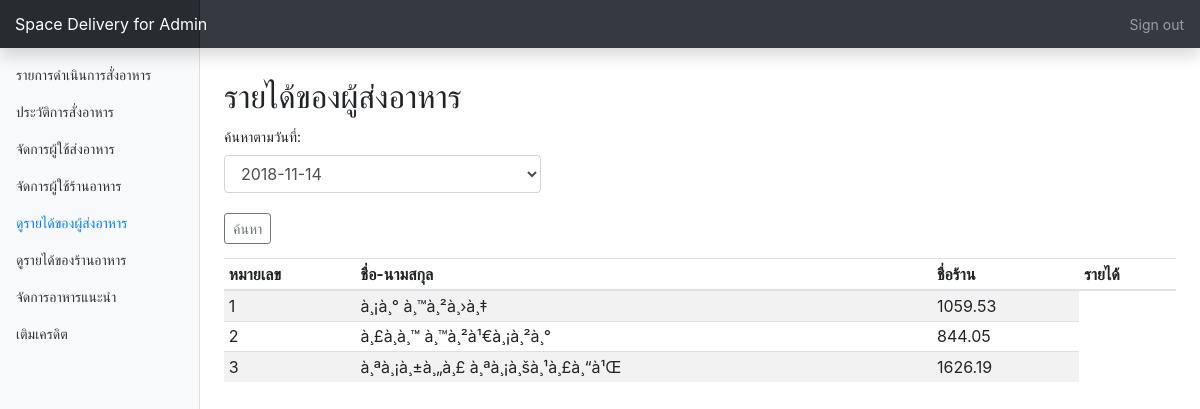
/api/AdminTable/homemenu.php?page=deliveryIncome (signed in), run on the app's committed database.
### tables this page shows
CREATE TABLE `deliverymanuser` (
  `id` int(10) UNSIGNED NOT NULL,
  `firstname` varchar(30) NOT NULL,
  `lastname` varchar(30) NOT NULL,
  `sex` varchar(100) NOT NULL,
  `address` text NOT NULL,
  `phone` varchar(10) NOT NULL,
  `img` varchar(255) DEFAULT 'pro.jpg',
  `email` varchar(50) NOT NULL,
  `password` varchar(30) NOT NULL,
  `licensePlate` varchar(50) NOT NULL,
  `vahicle` varchar(50) NOT NULL,
  `status` varchar(10) DEFAULT 'null'
);

### api/AdminTable/page_incomeDeliman.php (the view, shortened to what this page needs)
  <h2 style="margin-top:30px">รายได้ของผู้ส่งอาหาร</h2>
  <form action="homemenu.php?page=deliveryIncome" method="POST" style="margin-top:10px">
  <div class="form-group" style="margin-bottom:20px">
    <label for="pwd">ค้นหาตามวันที่:</label>
    <select name="date" class="form-control col-sm-4">
      <?php
      include "ConnectAdminTable.php";
      $sql = "SELECT order_date FROM tb_order where order_status='success' ORDER BY order_date DESC";
      $result=mysqli_query($conn,$sql);
      $date = 0;
      while($data = mysqli_fetch_assoc($result)) {
        if($date != $data["order_date"]){
        echo " <option value=".$data["order_date"].">".$data["order_date"]."</option>";
        $date =  $data["order_date"];
        }
      }
       ?>
    </select>
  </div>
  <button type="submit" class="btn btn-sm btn-outline-secondary">ค้นหา</button>
</form>
  <div class="table-responsive">
    <table class="table table-striped table-sm">
      <thead>
        <tr>
          <th>หมายเลข</th>
          <th>ชื่อ-นามสกุล</th>
          <th>ชื่อร้าน</th>
          <th>รายได้</th>
        </tr>
      </thead>
      <tbody>
        <?php
        $sum = 0;
        if(isset($_POST["date"])){
          $date = $_POST["date"];
          $sql = "SELECT id, firstname, lastname
          FROM deliverymanuser where status='allow' ";
          $result=mysqli_query($conn,$sql);
          while($data = mysqli_fetch_assoc($result)) {
            $sql4 = "SELECT tb_order.cart_id
            FROM tb_order
            INNER JOIN tb_delivery ON tb_delivery.order_id = tb_order.order_id
            AND tb_delivery.deliman_id =".$data["id"]." AND tb_order.order_date='".$date."' ";
           $result4=mysqli_query($conn,$sql4);
           while($data4 = mysqli_fetch_assoc($result4)) {
             echo $data4["cart_id"];
             $sql5 = "SELECT food.Res_id FROM tb_cart
             INNER JOIN food ON tb_cart.cart_id = ".$data4["cart_id"]."
             AND tb_cart.food_id = food.id ";
            $result5=mysqli_query($conn,$sql5);
            while($data5 = mysqli_fetch_assoc($result5)) {
              $sql6 = "SELECT resname FROM resuse where id = ".$data5["Res_id"]." ";
             $result6=mysqli_query($conn,$sql5);
             while($data6 = mysqli_fetch_assoc($result6)) {
               echo "<tr>".
              "<td>".$data["id"]."</td>".
              "<td>".$data["firstname"]." ".$data["lastname"]."</td>".
              "<td>".$data6["resname"]."</td>".
              "<td>".$sum."</td>".
              "</tr>";
              $sum = 0;
             }
            }
           }
                  $sql3 = "SELECT tb_delivery.deli_distanceCost
                  FROM tb_order
                  INNER JOIN tb_delivery ON tb_delivery.order_id = tb_order.order_id
                  AND tb_delivery.deliman_id =".$data["id"]." AND tb_order.order_date='".$date."' ";
                 $result3=mysqli_query($conn,$sql3);
                  while($data3 = mysqli_fetch_assoc($result3)) {
                    $sum = $sum + $data3["deli_distanceCost"];
                 }
        }
        }else {
          $sql = "SELECT id, firstname, lastname
          FROM deliverymanuser where status='allow' ";
          $result=mysqli_query($conn,$sql);
          while($data = mysqli_fetch_assoc($result)) {
                  $sql3 = "SELECT tb_delivery.deli_distanceCost
                  FROM tb_order
                  INNER JOIN tb_delivery ON tb_delivery.order_id = tb_order.order_id AND tb_delivery.deliman_id =".$data["id"]." AND tb_order.order_status='success' ";
                 $result3=mysqli_query($conn,$sql3);
                  while($data3 = mysqli_fetch_assoc($result3)) {
                    $sum = $sum + $data3["deli_distanceCost"];
                 }
                 echo "<tr>".
                "<td>".$data["id"]."</td>".
                "<td>".$data["firstname"]." ".$data["lastname"]."</td>".
                "<td>".$sum."</td>".
                "</tr>";
                $sum = 0;
        }
        }
          ?>
      </tbody>
    </table>
  </div>

### api/AdminTable/dashboard.css (style rules this page uses)
body { font-size: .875rem; }

### data on the page
deliverymanuser: id "1", firstname "à¸¡à¸°", lastname "à¸™à¸²à¸›à¸‡", sum "1059.53"
deliverymanuser: id "2", firstname "à¸£à¸­à¸™", lastname "à¸™à¸²à¹€à¸¡à¸²à¸°", sum "844.05"
deliverymanuser: id "3", firstname "à¸ªà¸¡à¸±à¸„à¸£", lastname "à¸ªà¸¡à¸šà¸¹à¸£à¸“à¹Œ", sum "1626.19"

### other printed values
form field date "2018-11-14"
